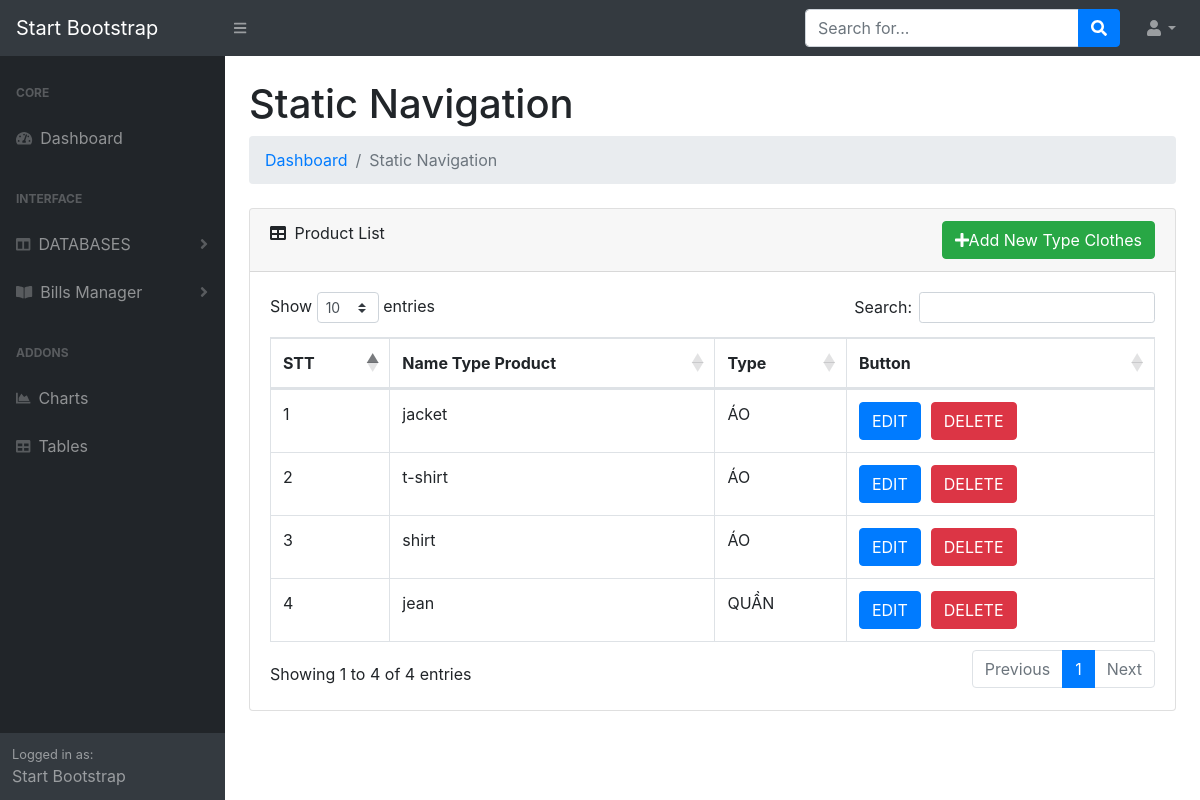
The page /admin-test/TYPESCLOTHES.php on the database as committed earlier.
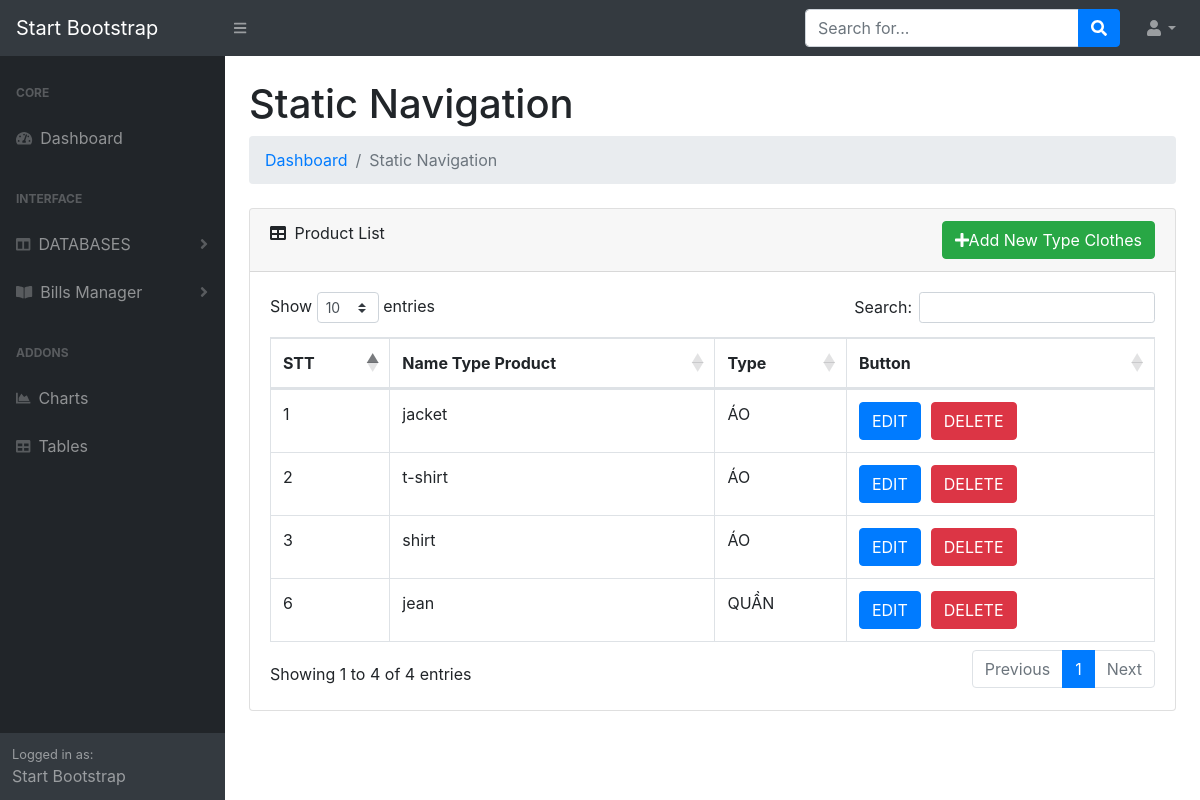
The same page on the database as committed later.
### tables this page shows
CREATE TABLE `typeclothes` (
  `id_type` int(11) NOT NULL,
  `name_type` varchar(40) NOT NULL,
  `type` int(11) NOT NULL
);

CREATE TABLE `types` (
  `id` int(11) NOT NULL,
  `nametype` varchar(255) NOT NULL
);

### models/DataProvider.php (called while the page is built, shortened)
<?php
class DataProvider
{
	private $link;
	function __construct()
	{
		$this->link=mysqli_connect("localhost","root","","sellclothes");
	}
	function ExecuteQuery($sql)
	{
		mysqli_query($this->link,"set names 'utf8'");
		return mysqli_query($this->link, $sql);
	}
	function FetchAll($sql)
	{
		$result=$this->ExecuteQuery($sql);
		$arr=array();
		while($row=mysqli_fetch_assoc($result))
		{
			$arr[]=$row;
		}
		return $arr;
	}
}
?>

### admin-test/TYPESCLOTHES.php (the view, shortened to what this page needs)
<?php
include_once("../models/DataProvider.php");
?>
<!DOCTYPE html>
<html lang="en">
    <head>
        <link href="css/styles.css" rel="stylesheet" />
        <link href="https://cdn.datatables.net/1.10.20/css/dataTables.bootstrap4.min.css" rel="stylesheet" />
    </head>
    <body>
        <nav class="sb-topnav navbar navbar-expand navbar-dark bg-dark">
            <a class="navbar-brand" href="index.php">Start Bootstrap</a>
            <button class="btn btn-link btn-sm order-1 order-lg-0" id="sidebarToggle" href="#"><i class="fas fa-bars"></i></button>
            <form class="d-none d-md-inline-block form-inline ml-auto mr-0 mr-md-3 my-2 my-md-0">
                <div class="input-group">
                    <input class="form-control" type="text" placeholder="Search for..." aria-label="Search" aria-describedby="basic-addon2" />
                    <div class="input-group-append">
                        <button class="btn btn-primary" type="button"><i class="fas fa-search"></i></button>
                    </div>
                </div>
            </form>
            <ul class="navbar-nav ml-auto ml-md-0">
                <li class="nav-item dropdown">
                    <a class="nav-link dropdown-toggle" id="userDropdown" href="#" role="button" data-toggle="dropdown" aria-haspopup="true" aria-expanded="false"><i class="fas fa-user fa-fw"></i></a>
                </li>
            </ul>
        </nav>
        <div id="layoutSidenav">
        <?php
                include_once('menu-slide.php');
            ?>
            <div id="layoutSidenav_content">
                <main>
                    <div class="container-fluid">
                        <h1 class="mt-4">Static Navigation</h1>
                        <ol class="breadcrumb mb-4">
                            <li class="breadcrumb-item"><a href="index.php">Dashboard</a></li>
                            <li class="breadcrumb-item active">Static Navigation</li>
                        </ol>
<div class="card mb-4">
    <div class="card-header" >
        <i class="fas fa-table mr-1"></i>
        Product List
        <div style="float:right">
            <button class='btn-add btn btn-success'  data-toggle='modal' data-target='#AddModal'><i class="fa fa-plus" aria-hidden="true"></i>Add New Type Clothes</button>
        </div>
    </div>
    <div class="card-body">
        <div class="table-responsive" >
            <table class="table table-bordered" id="dataTable" width="100%" cellspacing="0">
                    <thead>
                        <tr>
                            <th>STT</th>
                            <th>Name Type Product</th>
                            <th>Type </th>
                            <th>Button</th>
                        </tr>
                    </thead>
                    <tbody>
                        <?php
                            $db=new DataProvider();
                            $sql="SELECT typeclothes.id_type,typeclothes.name_type, typeclothes.type, types.nametype FROM `typeclothes` INNER JOIN types on typeclothes.type=types.id";
                            $array=$db->FetchAll($sql);
                            foreach($array as $typeclothes){
                                if($typeclothes['id_type']>0){
                                echo "<tr>";
                                    echo "<td class='id'>$typeclothes[id_type]</td>";
                                    echo "<td class='name' >$typeclothes[name_type]</td>";
                                    echo "<td class='type' data-id_type=$typeclothes[type]>$typeclothes[nametype]</td>";
                                    echo "<td><button class='btn-edit btn btn-primary' data-toggle='modal' data-target='#exampleModal'>EDIT</button>";
                                    echo "<button class='btn-delete btn btn-danger' style='margin-left:10px' >DELETE</button></td>";
                                echo "</tr>";
                                }
                            }
                            ?>
                    </tbody>
                </table>
                </div>
            </div>
        </div>
    </div>
</div>
    </div>
    </body>
</html>

Rows that differ between the two databases and show on the page:
removed typeclothes: id_type "4", name_type "jean", type.nametype "QUẦN"
added typeclothes: id_type "6", name_type "jean", type.nametype "QUẦN"
